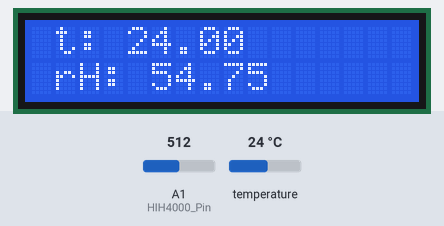
Bench run of a sketch on a simulated Arduino Uno, built with avr-gcc and run on an emulated ATmega328P. Shown: 16×2 character LCD. The test bench sets the inputs (shaded band); at power-on: A1 (HIH4000_Pin) = 512, temperature 24 °C. What the sketch prints to the serial monitor is not drawn.

Above: at 1.2 s.
1.3 s: A1 (HIH4000_Pin) set to 59
At 2.3 s:
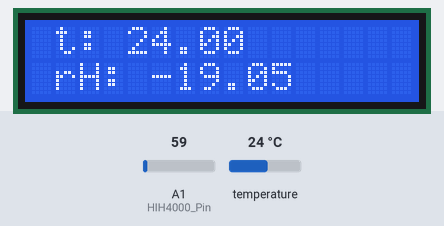
3.0 s: A1 (HIH4000_Pin) set to 51
At 3.4 s:
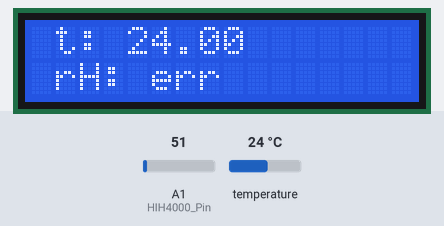
4.5 s: temperature set to 12 °C
At 5.5 s:
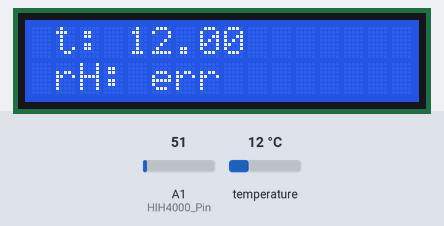
6.3 s: temperature set to 19 °C
At 6.8 s:
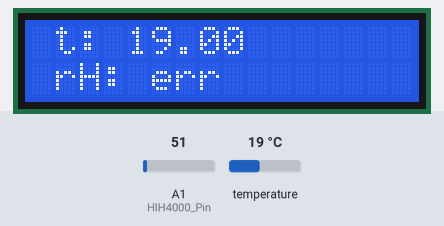
7.9 s: temperature set to 28 °C
At 8.4 s:
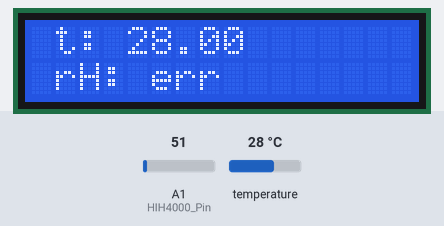
9.5 s: A1 (HIH4000_Pin) set to 122
At 10.7 s:
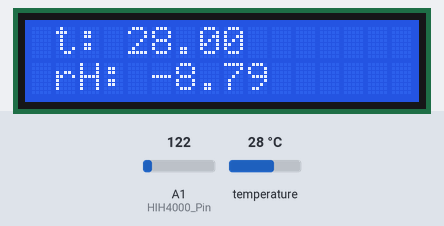
Timing chart, 0 to 12.0 s (numbered marks = the images above; inputs shaded):
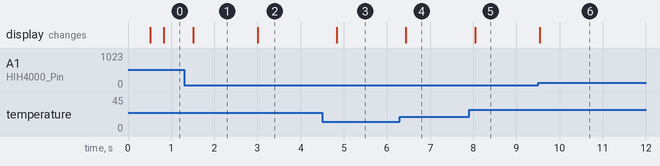

Measured:
- the behaviour switches between 54 and 53 on A1 (HIH4000_Pin) (found by bisection; images 1 and 2)
- after the input at 1.3 s, the display: changes after 0.21 s (image 1)
- after the input at 3.0 s, the display: changes at once (image 2)
- after the input at 4.5 s, the display: changes after 0.33 s (image 3)
- after the input at 6.3 s, the display: changes after 0.13 s (image 4)
- after the input at 7.9 s, the display: changes after 0.14 s (image 5)
- after the input at 9.5 s, the display: changes at once (image 6)

The sketch:

tester_fito.ino
```cpp
#include <LiquidCrystal_I2C.h>  // подключаем библу
#include <microDS18B20.h>       // Библиотека Dallas Термодатчика
// адрес дисплея 0x3f или 0x27
// размер дисплея 16x2 (поддерживаются и другие, например 20x4)
LiquidCrystal_I2C lcd(0x27, 16, 2);  // адрес, столбцов, строк
MicroDS18B20<2> sensor; // Инцилизация датчика на порте D2
int HIH4000_Pin = 1; // Иницилизация датчика влажности на порте A1

void setup() {
  Serial.begin(9600);
  lcd.init();           // инициализация
  lcd.backlight();      // включить подсветку
  lcd.setCursor(1, 0);  // столбец 1 строка 0
  lcd.print("t: 0.0");
  lcd.setCursor(1, 1);  // столбец 4 строка 1
  lcd.print("rH: 0.0");
}
void loop() {
  // конструкция программного таймера на 800 мс и 250мс
  static uint32_t tmr_temp;
  static uint32_t tmr_rh;
  String temp;
  String rh;
  // конструкция программного таймера на 800 мс для датчика температуры
  if (millis() - tmr_temp >= 800) {
    tmr_temp = millis();

    sensor.requestTemp(); // запрашиваем новое измерение

    // PC Debug Monitor
    if (sensor.readTemp()) Serial.println(sensor.getTemp());
    else Serial.println("t - error");

    // LCD Display Monitor
    if (sensor.readTemp()) temp = sensor.getTemp();
    else (temp = "Err");

    // Обновляем данные на экране
    lcd.setCursor(1, 0);  // столбец 1 строка 0
    lcd.print("t: " + temp);
  }

  // конструкция программного таймера на 250 мс для датчика влажности
  if (millis() - tmr_rh >= 500) {
    tmr_rh = millis();
    //To properly caculate relative humidity, we need the temperature.
    float relativeHumidity = analogRead(HIH4000_Pin);

    float av=0.0048875*relativeHumidity;

    float rh_res=(av-0.86)/0.03;

    // Обработка данных итоговая
    if (rh_res > -20) rh = String(rh_res);
    else (rh = "err   ");

    // PC Debug RH
    Serial.println("rH: " + rh);

    // LCD Monitor
    lcd.setCursor(1, 1);
    lcd.print("rH: " + rh);
  }
}
```
